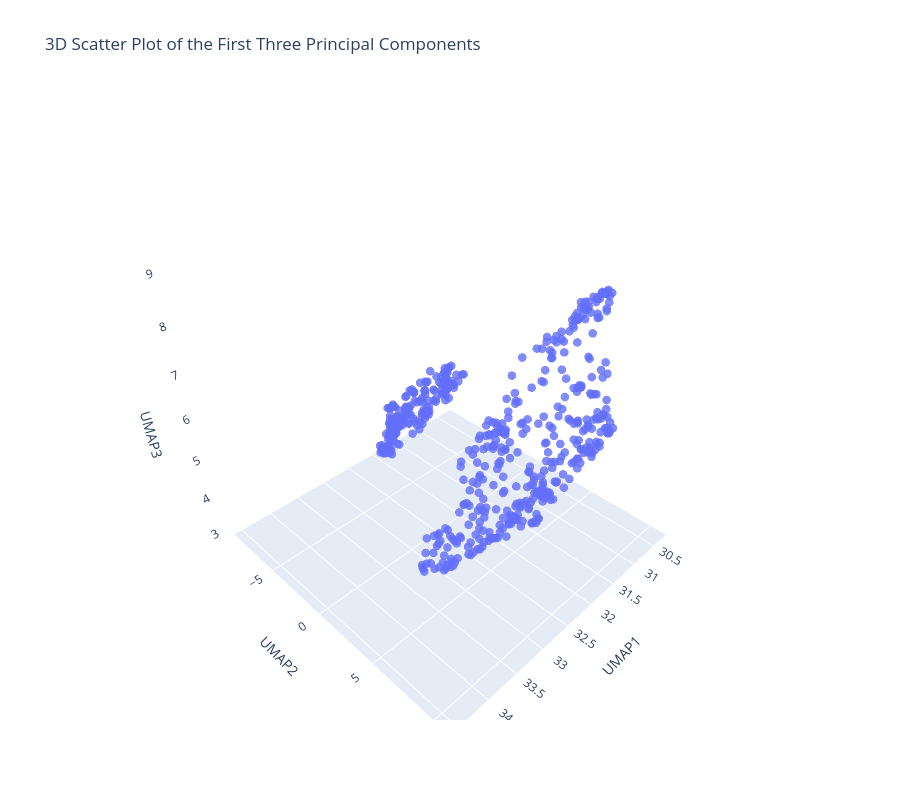

Here is the notebook cell this chart was saved with:
### Code cell
fig = module.plot_umap_3d_scatter(data)

### Figure 1 — Plotly figure (JSON) as saved in the notebook; plotly's stock layout.template omitted (floating-point values rounded to 4 significant figures; data arrays with more than 128 entries replaced by an {"elided": "..."} marker saying what was removed)
{"data": [{"marker": {"colorscale": [[0, "#440154"], [0.1111, "#482878"], [0.2222, "#3e4989"], [0.3333, "#31688e"], [0.4444, "#26828e"], [0.5556, "#1f9e89"], [0.6667, "#35b779"], [0.7778, "#6ece58"], [0.8889, "#b5de2b"], [1, "#fde725"]], "opacity": 0.8, "size": 5}, "mode": "markers", "type": "scatter3d", "x": {"elided": "568 float values"}, "y": {"elided": "568 float values"}, "z": {"elided": "568 float values"}}], "layout": {"height": 800, "scene": {"xaxis": {"showbackground": false, "title": {"text": "UMAP1"}}, "yaxis": {"showbackground": false, "title": {"text": "UMAP2"}}, "zaxis": {"showbackground": true, "title": {"text": "UMAP3"}}}, "title": {"text": "3D Scatter Plot of the First Three Principal Components"}, "width": 900}}
